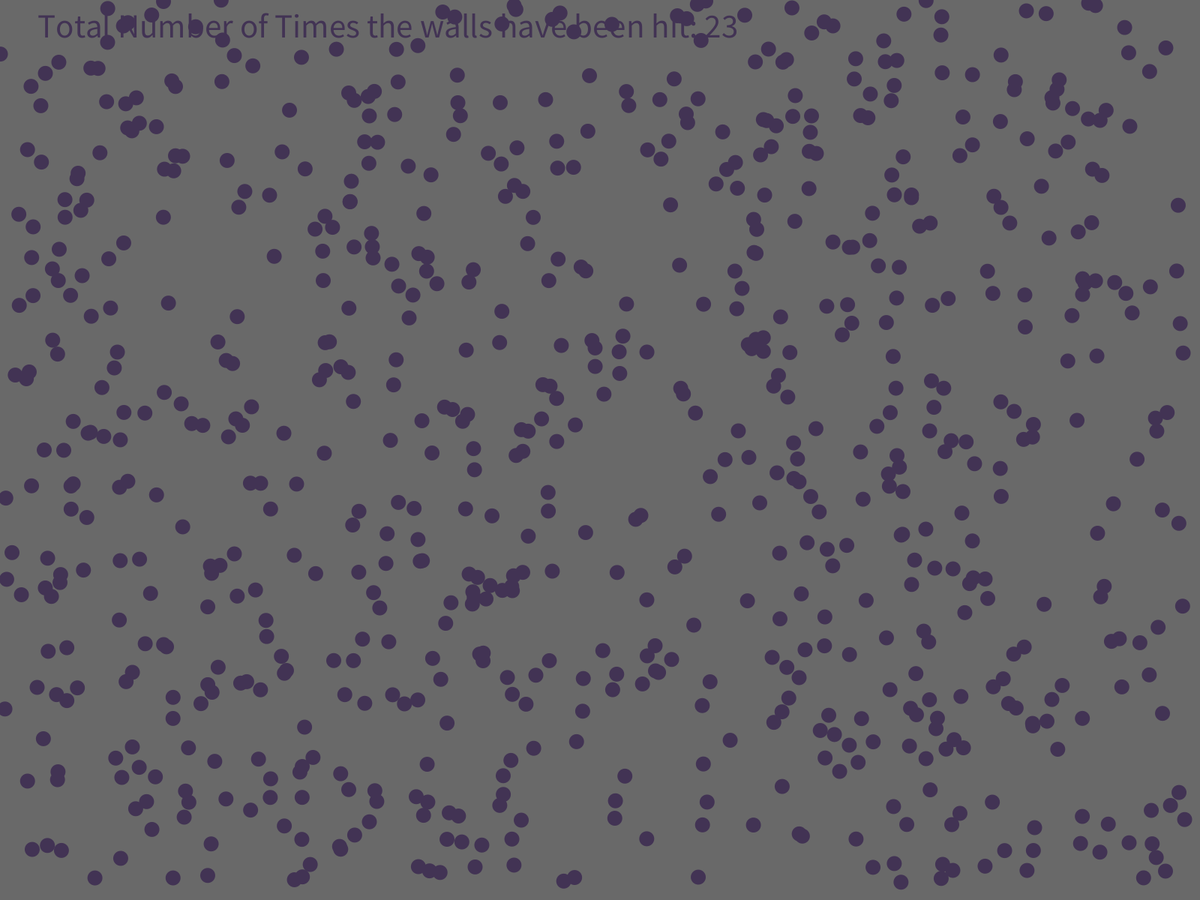
Frame 1 (no input)
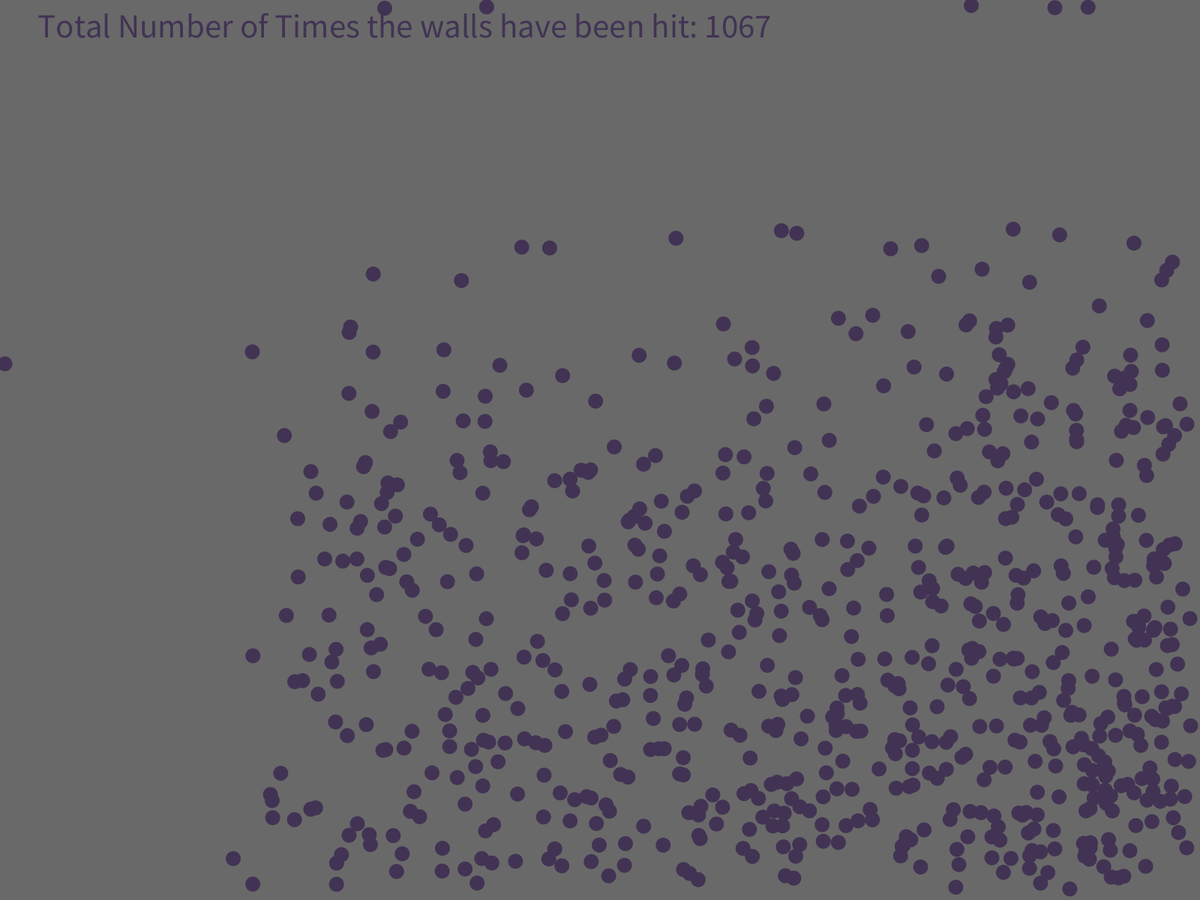
Frame 60 (the mouse pressed at the canvas centre just before this capture)
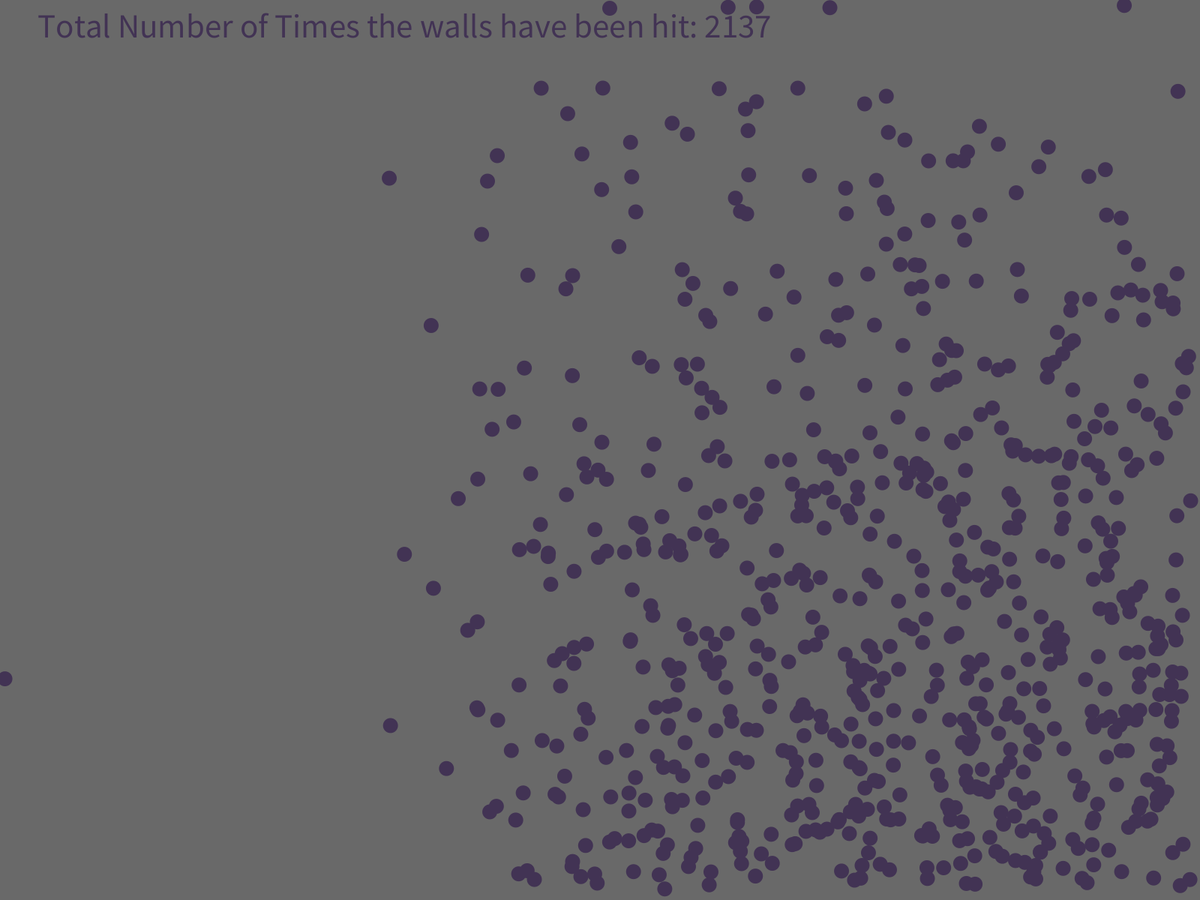
Frame 120 (the mouse held since frame 60 and released just before this capture)

The Processing sketch that drew these frames (run headless with seeded random() and noise(); from frame 60 on, the mouse is pressed at the canvas centre):

// Processing sketch: BounceBack
// ── BounceBack.pde

Ball[] balls;




void setup()
{
  fullScreen();
  balls = new Ball[750];
  
  for (int i = 0; i<balls.length; i++)
  {
    balls[i] = new Ball();
  }
}
void draw()
{
  background(105, 105, 105);
  for (int i = 0; i < balls.length; i++)
  {
    balls[i].render();
  }
  textSize(45);
  text("Total Number of Times the walls have been hit: " + score, 50,50);
  
  
  
}

// ── Ball.pde
int score = 0;
class Ball
{
  float x;
  float y;
  int xSpeed = (int)random(5, 10);
  int ySpeed = (int)random(5, 10);
  
  int r = (int)random(255);
  int g = (int)random(255);
  int b = (int)random(255);

  Ball()

  {
    fill(random(255), random(255), random(255));


    x = random(width-20);
    y = random(height-20);
  }

  void render()
  {
    noStroke();
    ellipse(x, y, 20, 20);
    x = x + xSpeed;
    y = y + ySpeed;

    if (x>width-25)
    {
      xSpeed = xSpeed * -1;
      score++;
    } else if (x<12)
    {
      xSpeed = xSpeed * -1;
      score++;
    }


    if (y>height-25)
    {
      ySpeed = ySpeed * -1;
      score++;
    } else if (y<12)
    {
      ySpeed = ySpeed * -1;
      score++;
    }
  }
}
